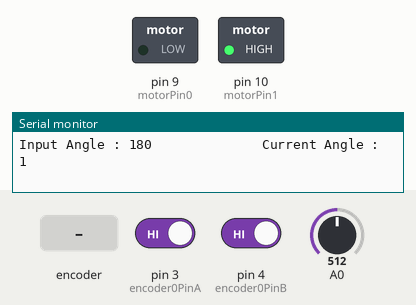
Bench run of a sketch on a simulated Arduino Uno, built with avr-gcc and run on an emulated ATmega328P. Parts: switched loads named in the sketch (green lamp = pin HIGH), the last lines printed to the serial monitor. Dashed ring = blinking. Inputs (shaded band) come from the test bench; at power-on: A0 = 512, pin 3 (encoder0PinA) HIGH, pin 4 (encoder0PinB) HIGH.

Above: at 1.2 s.
1.3 s: A0 set to 439
4.3 s: A0 set to 407
At 5.5 s:
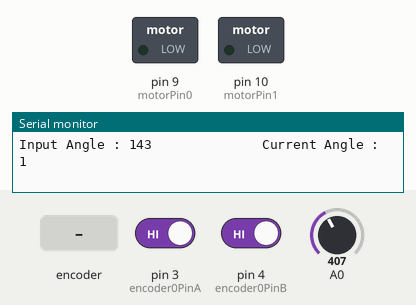
5.8 s: rotary encoder on pin 3 (encoder0PinA) / pin 4 (encoder0PinB) turned 3 steps (first pin leading)
At 5.96 s:
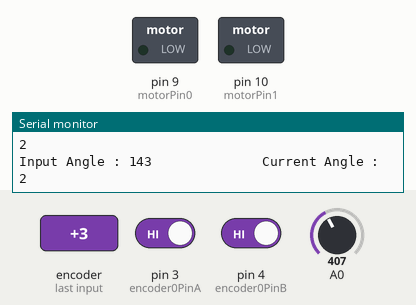
7.9 s: A0 set to 353
9.4 s: A0 set to 331
At 10.2 s:
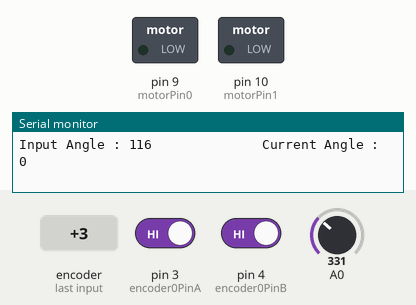
12.4 s: A0 set to 511
At 13.2 s:
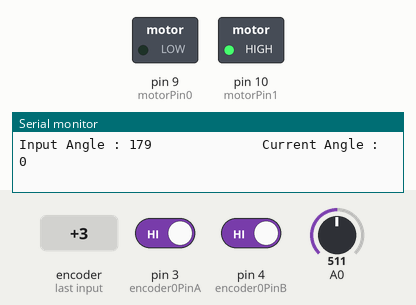
Timing chart, 0 to 15.4 s (numbered marks = the images above; inputs shaded):
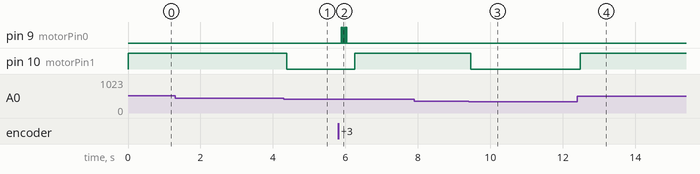

Measured:
- the behaviour switches between 426 and 425 on A0 (found by bisection; images 0 and 1)
- the behaviour switches between 341 and 340 on A0 (found by bisection; images 2 and 3)
- after the input at 4.3 s, pin 10 (motorPin1): HIGH → LOW after 0.07 s
- after the input at 5.8 s, pin 9 (motorPin0): alternates HIGH for 0.01 s and LOW for 0.04 s, 8 changes in all, then stays LOW, starting after 0.09 s; pin 10 (motorPin1): LOW → HIGH after 0.46 s
- after the input at 9.4 s, pin 10 (motorPin1): HIGH → LOW after 0.06 s
- after the input at 12.4 s, pin 10 (motorPin1): LOW → HIGH after 0.08 s

The sketch:

Rotary.ino
```cpp
int val;
int encoder0PinA = 3;
int encoder0PinB = 4;
int encoder0Pos = 0;
int encoder0PinALast = LOW;
int n = LOW;
int setPoint = 0;
int input = 0;


#define motorPin0 9
#define motorPin1 10


void setup() {
  pinMode (encoder0PinA, INPUT);
  pinMode (encoder0PinB, INPUT);
  pinMode (motorPin0, OUTPUT);
  pinMode (motorPin1, OUTPUT);
  Serial.begin (9600);
}

void loop() {
  input = analogRead(A0);
  if (input > 512)
  input = 512;
  Serial.print("Input Angle : ");
  Serial.print(map(input, 0, 512, 0, 180));
  Serial.print("\t\t\t\t\t\t\t");
  setPoint = map(input,0 ,511,-3,3);
  Serial.print("Current Angle : ");
  //Serial.print(map(encoder0Pos, -3, 3, 0, 180));
  Serial.print(encoder0Pos);

  Serial.println("\t");
  n = digitalRead(encoder0PinA);
  if ((encoder0PinALast == LOW) && (n == HIGH)) {
    if (digitalRead(encoder0PinB) == LOW) {
      encoder0Pos--;
      //delay(10);
    } else {
      encoder0Pos++;
     // delay(10);
    }
    Serial.print (encoder0Pos);
    Serial.println ();
  }
  encoder0PinALast = n;
  if(setPoint < encoder0Pos)
  {
   digitalWrite(motorPin0, HIGH);
   digitalWrite(motorPin1, LOW);
   delay(10);
  }
  if(setPoint > encoder0Pos)
  {
   digitalWrite(motorPin0, LOW);
   digitalWrite(motorPin1, HIGH);
   delay(10);
  }
  else
  {
   digitalWrite(motorPin0, LOW);
   digitalWrite(motorPin1, LOW);
  }
}
```
